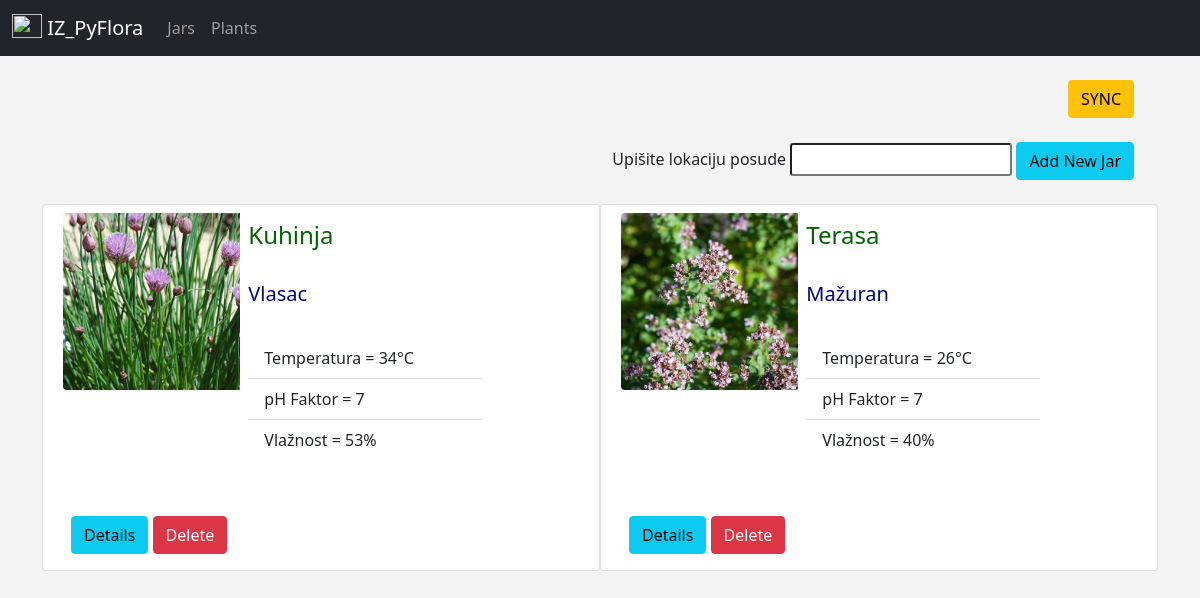
The app's page /jars with its own data.
### app/models.py (models this page shows)
class Jar(db.Model):
    id = db.Column(db.Integer, primary_key=True)
    name = db.Column(db.String(300), nullable=False, default='Lokacija')
    plant_name = db.Column(db.String(300), nullable=False, default='Plantless')
    photo = db.Column(db.String(300), nullable=False, default='default.jpg')
    temperature = db.Column(db.Integer, nullable=False, default=10)
    phf = db.Column(db.Integer, nullable=False, default=7)
    humidity = db.Column(db.Integer, nullable=False, default=44)

### app/routes.py (the view)
@app.route('/jars', methods=['GET', 'POST'])
def jars():
    form = AddJarForm()
    one_jar = Jar()
    if form.validate_on_submit():
        one_jar.name = form.name.data
        db.session.add(one_jar)
        db.session.commit()
        flash('Posuda dodana!', category='success')
    jars = Jar.query.order_by(Jar.id)
    return render_template('jars/jars.html',
                        jars=jars,
                        form=form)

### app/forms.py
class AddJarForm(FlaskForm):
    name = StringField('Upišite lokaciju posude', validators=[DataRequired()])
    submit = SubmitField('Add New Jar')

### app/templates/jars/jars.html (shortened to what this page needs)
{% extends 'layout.html' %}
{% block content %}
<div class="container">
    <header class="blog-header">
        <div class="text-end">
            <div class="container-sm">
                <a href="{{ url_for('sync') }}" class="btn btn-warning">SYNC</a>
                <br><br>
                <form method="POST">
                    {{ form.name.label() }}
                    {{ form.name(class="form-control-sm") }}
                    {{ form.submit(class="btn btn-info") }}
                </form>
            </div>
        </div>
    </header>
<br>
    <div class="row row-cols-1 row-cols-md-2 g-4">
        {% for jar in jars %}
            <div class="card mb-3" style="max-width: 600px;">
                <div class="row g-0">
                    <div class="col-md-4">
                        <img src="{{ url_for('static', filename='pics/' + jar.photo) }}" class="img-fluid rounded-start m-2" alt="...">
                    </div>
                    <div class="col-md-6">
                        <div class="card-body">
                            <h4 class="card-title">{{ jar.name|capitalize }}</h4>
                            <br>
                            <h5 class="card-title">{{ jar.plant_name }}</h5>
                            <br>
                        {% if jar.plant_name != 'Plantless' %}
                            <ul class="list-group list-group-flush">
                                <li class="list-group-item">Temperatura = {{ jar.temperature }}°C</li>
                                <li class="list-group-item">pH Faktor = {{ jar.phf }}</li>
                                <li class="list-group-item">Vlažnost = {{ jar.humidity }}%</li>
                            </ul>
                        {% else %}
                            <ul class="list-group list-group-flush">
                                <li class="list-group-item">Temperatura = offline</li>
                                <li class="list-group-item">pH Faktor = offline</li>
                                <li class="list-group-item">Vlažnost = offline</li>
                            </ul>
                        {% endif %}
                        </div>
                    </div>
                </div>
                <br>
                <div class="card-body">
                    <a href="{{ url_for('jar_details', jar_id=jar.id) }}" class="btn btn-info">Details</a>
                    {% include'modal_delete.html' %}
                </div>
            </div>
        {% endfor %}
    </div>
{% endblock content %}

### app/templates/modal_delete.html (shortened to what this page needs)
<button type="button" class="btn btn-danger" data-bs-toggle="modal" data-bs-target="#deleteModal">
    Delete
</button>

### app/static/css/styles.css (style rules this page uses)
h5 { color: darkblue; }
h4 { color: darkgreen; }
body { background: #f4f4f4 }

### records on screen
Jar: photo (picture), name "Kuhinja", plant_name "Vlasac", temperature "34", phf "7", humidity "53"
Jar: photo (picture), name "Terasa", plant_name "Mažuran", temperature "26", phf "7", humidity "40"
